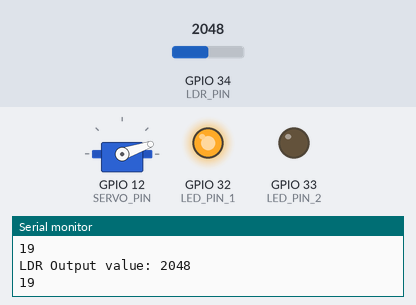
Simulated run of this sketch. Board: ESP32. Parts: servo, output pins drawn as LEDs (lit = HIGH), the last lines printed to the serial monitor. Inputs (shaded band) come from the test bench; at power-on: GPIO 34 (LDR_PIN) = 2048.

Above: at 1.2 s.
1.3 s: GPIO 34 (LDR_PIN) set to 2866
At 2.5 s:
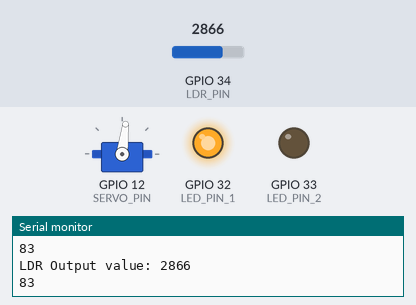
2.8 s: GPIO 34 (LDR_PIN) set to 3040
At 3.9 s:
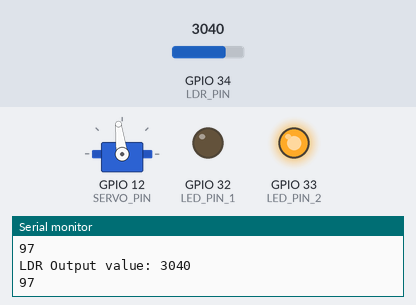
4.3 s: GPIO 34 (LDR_PIN) set to 3603
At 5.2 s:
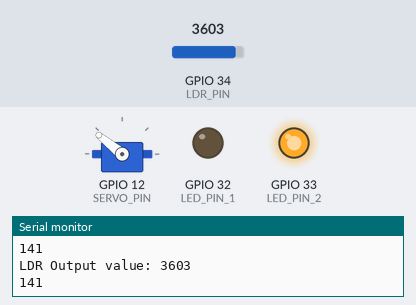
5.8 s: GPIO 34 (LDR_PIN) set to 4095
At 6.6 s:
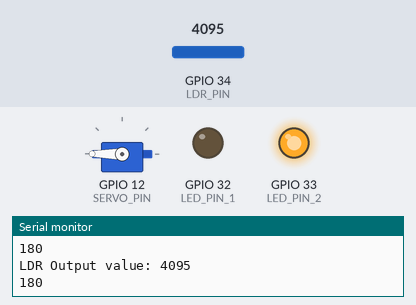
7.3 s: GPIO 34 (LDR_PIN) set to 2047
At 7.8 s:
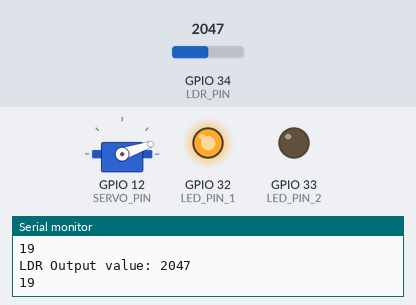
Timing chart, 0 to 9.8 s (numbered marks = the images above; inputs shaded):
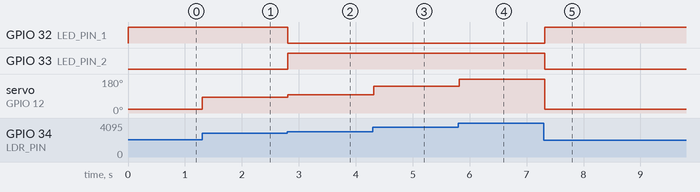

Measured:
- after the input at 1.3 s, servo on GPIO 12 (SERVO_PIN): 19° → 83° at once
- after the input at 2.8 s, GPIO 32 (LED_PIN_1): HIGH → LOW at once; GPIO 33 (LED_PIN_2): LOW → HIGH at once; servo on GPIO 12 (SERVO_PIN): 83° → 97° at once
- after the input at 4.3 s, servo on GPIO 12 (SERVO_PIN): 97° → 141° at once
- after the input at 5.8 s, servo on GPIO 12 (SERVO_PIN): 141° → 180° at once
- after the input at 7.3 s, GPIO 32 (LED_PIN_1): LOW → HIGH at once; GPIO 33 (LED_PIN_2): HIGH → LOW at once; servo on GPIO 12 (SERVO_PIN): 180° → 19° at once

The sketch:

ldrservo.ino
```cpp
#include <ESP32Servo.h>

#define LDR_PIN 34   // LDR analog input pin
#define LED_PIN_1 32  // LED 1 pin
#define LED_PIN_2 33  // LED 2 pin
#define SERVO_PIN 12  // Servo motor control pin

Servo servo;       // Servo object

void setup()
{
   Serial.begin(9600);
  pinMode(LED_PIN_1, OUTPUT);
  pinMode(LED_PIN_2, OUTPUT);

  servo.attach(SERVO_PIN);
  servo.write(90); // definir posição inicial em 90º
}

void loop()
{
  int ldrValue = analogRead(LDR_PIN);
  int servoAngle = map(ldrValue, 1800, 4095, 0, 180);
  Serial.print("LDR Output value: ");
  Serial.println(ldrValue);
  Serial.println(servoAngle);
  if (ldrValue < 3000) {
  	digitalWrite(LED_PIN_1, HIGH);
    digitalWrite(LED_PIN_2, LOW);
  } else {
    digitalWrite(LED_PIN_1, LOW);
    digitalWrite(LED_PIN_2, HIGH);
  }
  servo.write(servoAngle);

  delay(100);
}
```
